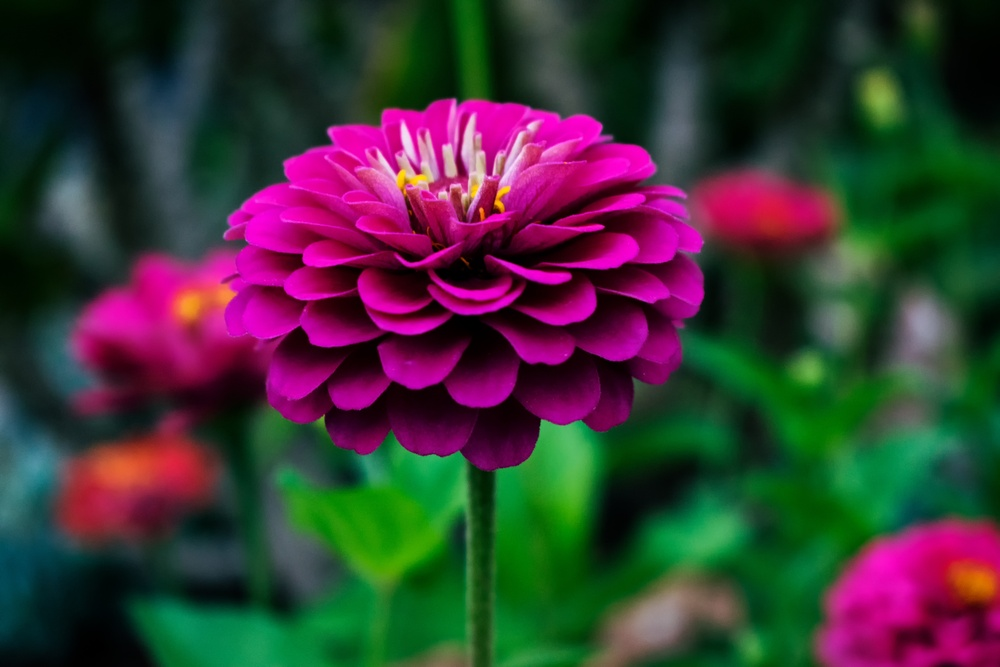
#> input picture hm2/img.jpg, 1000 x 667 px, shrunk from 6000 x 4000 before the run
$ jupyter execute hm2.ipynb
#> lines starting #> are read from the running program, lines starting #| are printed output that depends on the picture; long printed decimals are rounded
[cell 1]
import numpy as np
import cv2
import matplotlib.pyplot as plt
import copy
import math

from skimage.metrics import structural_similarity, mean_squared_error


image = cv2.imread('img.jpg')
#> image is the input picture: shape (667, 1000, 3); mean B, G, R 53.9, 53.8, 59.7
image_gray = cv2.cvtColor(image, cv2.COLOR_BGR2GRAY)

#Оригинальное изображение
plt.imshow(image_gray, cmap = "gray")
plt.show()

#1 задание. Шумим фильтрами
mean = 0
stddev = 100
noise_gauss = np.zeros(image_gray.shape, np.uint8)
cv2.randn(noise_gauss, mean, stddev)
plt.imshow(noise_gauss, cmap = "gray")
plt.show()

noise = np.random.randint(0, 101, size = (image_gray.shape[0], image_gray.shape[1]), dtype = int)
zeros_pixel = np.where(noise == 0)
ones_pixel = np.where(noise == 100)

bg_image = np.ones(image_gray.shape, np.uint8) * 128
bg_image[zeros_pixel] = 0
bg_image[ones_pixel] = 255
plt.imshow(bg_image, cmap = "gray")
plt.show()

image_noise_gauss = cv2.add(image_gray, noise_gauss)
plt.imshow(image_noise_gauss, cmap = "gray")
plt.show()

# 2 задание. Проверка на то, какой фильтр показал лучший результат фильтрации шума
print("Давайте пошумим")
mse_gauss = mean_squared_error(image_gray, image_noise_gauss)
#> mse_gauss = 4505.3
(ssim, diff) = structural_similarity(image_gray, image_noise_gauss, full=True)
#> ssim = 0.0402
print(mse_gauss, ssim)
#| 4505.287 0.04022

image_gauss_median = cv2.medianBlur(image_noise_gauss, 3)
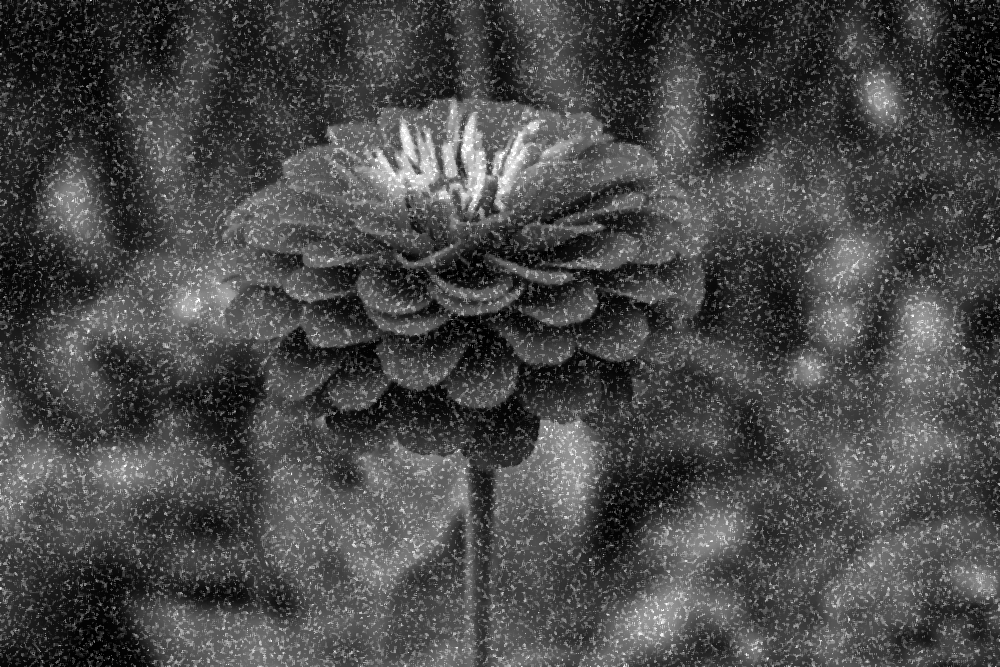
#> image_gauss_median: shape (667, 1000); min 0, max 255, mean 72.8
mse_gauss_median = mean_squared_error(image_gray, image_gauss_median)
#> mse_gauss_median = 845.6
(ssim_gauss_median, diff) = structural_similarity(image_gray,  image_gauss_median, full=True)
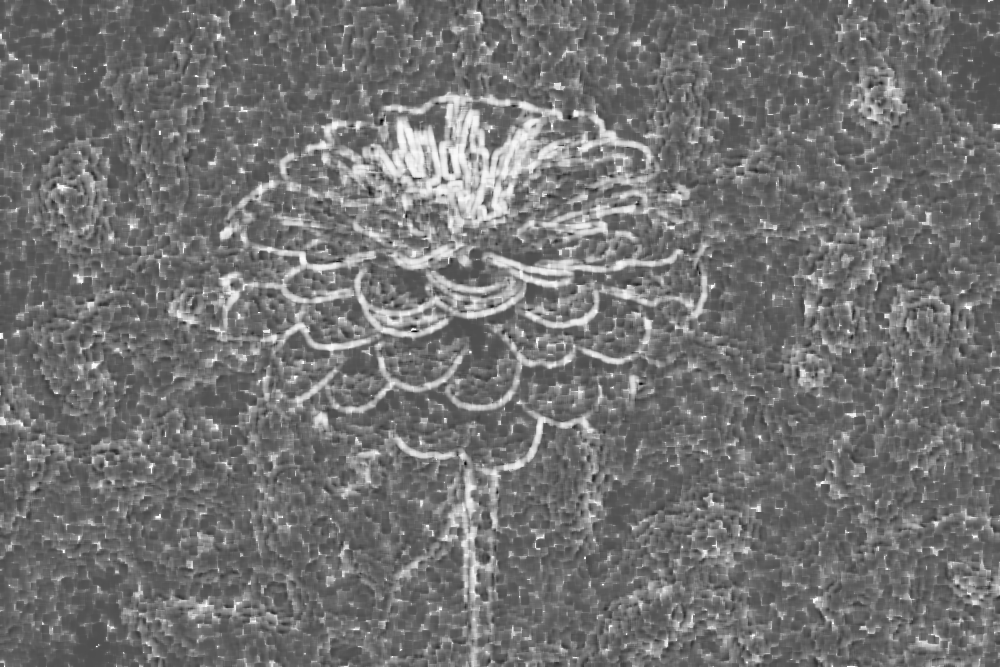
#> diff: shape (667, 1000) float64; min -0.451, max 0.999, mean 0.201; drawn with min black and max white
#> ssim_gauss_median = 0.202
print(mse_gauss_median, ssim_gauss_median)
#| 845.586 0.2022

plt.imshow(image_gauss_median, cmap="gray")
plt.show()


image_sp = copy.deepcopy(image_gray)

image_sp[zeros_pixel] = 0
image_sp[ones_pixel] = 255
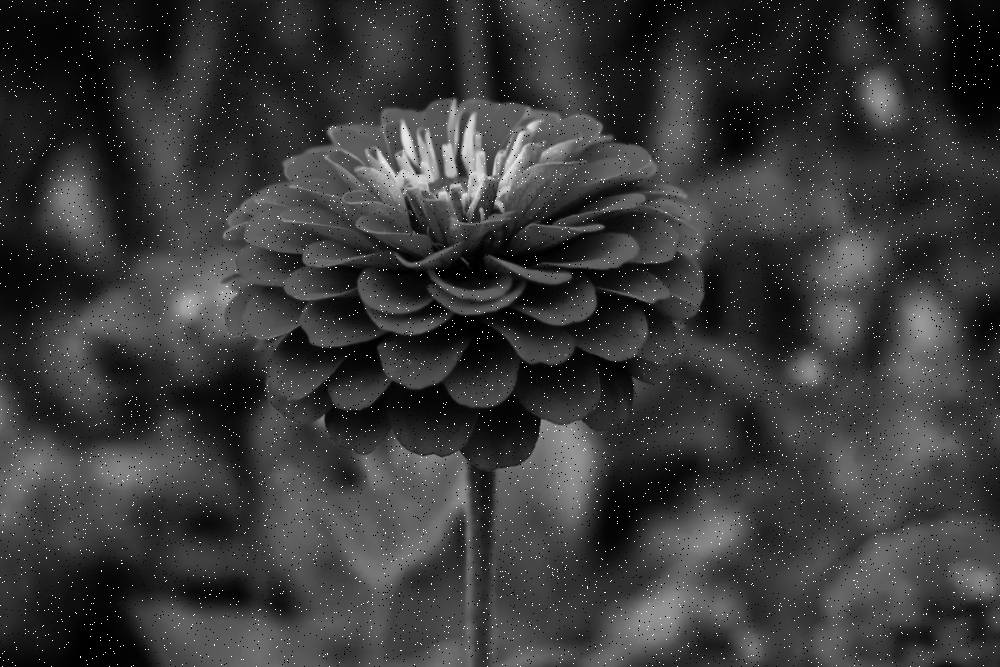
#> image_sp: shape (667, 1000); min 0, max 255, mean 57
plt.imshow(image_sp, cmap="gray")
plt.show()

#Еще пошумим
print("Еще пошумим")
mse_sp = mean_squared_error(image_gray, image_sp)
#> mse_sp = 462.3
(ssim_sp, diff) = structural_similarity(image_gray, image_sp, full=True)
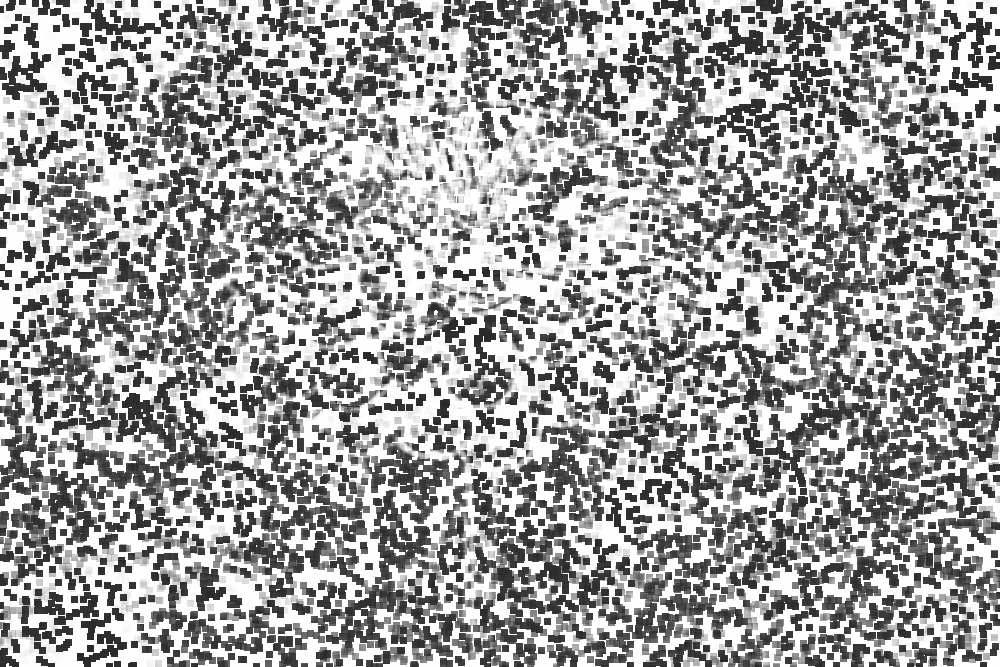
#> diff: shape (667, 1000) float64; min -0.192, max 1, mean 0.553; drawn with min black and max white
#> ssim_sp = 0.552
print(mse_sp, ssim_sp)
#| 462.327 0.5524

image_sp_median = cv2.medianBlur(image_sp, 3)
mse_sp_median = mean_squared_error(image_gray, image_sp_median)
#> mse_sp_median = 1.24
(ssim_sp_median, diff) = structural_similarity(image_gray, image_sp_median, full=True)
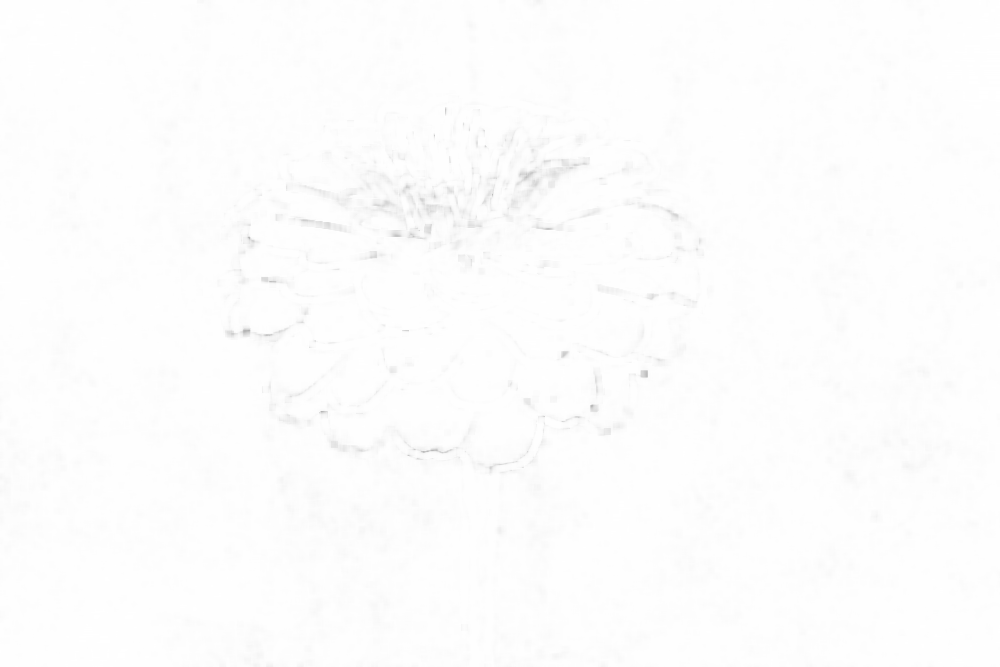
#> diff: shape (667, 1000) float64; min 0.695, max 1, mean 0.994
#> ssim_sp_median = 0.994
print(mse_sp_median, ssim_sp_median)
#| 1.243 0.9941

#3 задание. Фильтры?
print("Gauss filter")
image_gauss_gauss = cv2.GaussianBlur(image_noise_gauss,(5,5),0)
plt.imshow(image_gauss_gauss, cmap = "gray")
plt.show()

print("Bilat filter")
image_gauss_bilat = cv2.bilateralFilter(image_noise_gauss,9,75,75)
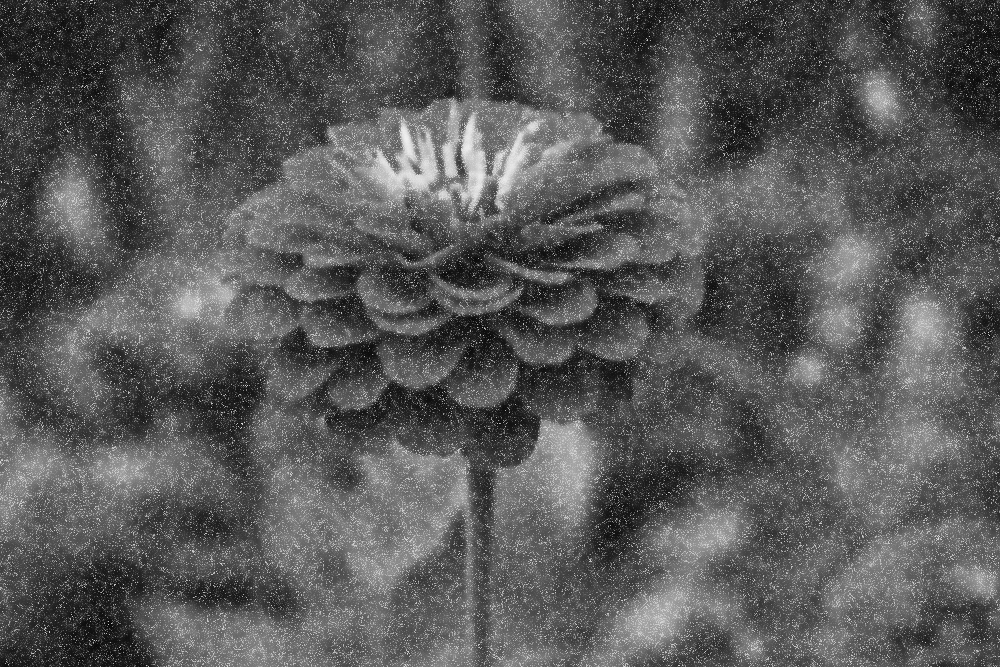
#> image_gauss_bilat: shape (667, 1000); min 8, max 240, mean 88.6
plt.imshow(image_gauss_bilat, cmap = "gray")
plt.show()

print("nlm filter")
image_gauss_nlm = cv2.fastNlMeansDenoising(image_noise_gauss, h = 20)
plt.imshow(image_gauss_nlm, cmap = "gray")
plt.show()

print("averaging filter")
kernel_5 = np.ones((5,5),np.float32)/25
image_k5 = cv2.filter2D(image_gray,-1,kernel_5)
plt.imshow(image_k5, cmap = "gray")
plt.show()

image_b5 = cv2.blur(image_gray,(5,5))
mse_kb = mean_squared_error(image_k5, image_b5)
#> mse_kb = 0
(ssim_kb, diff) = structural_similarity(image_k5, image_b5, full=True)
#> diff: shape (667, 1000) float64; every value is 1
#> ssim_kb = 1
print(mse_kb, ssim_kb)
#| 0.0 1.0

print("Laplasian filter")
# Laplasian
kernel_lapl = np.array([[0,-10,0],
                        [-10,40,-10],
                        [0,-10,0]], np.float32)
image_lapl = cv2.filter2D(image_gray,-1,kernel_lapl)
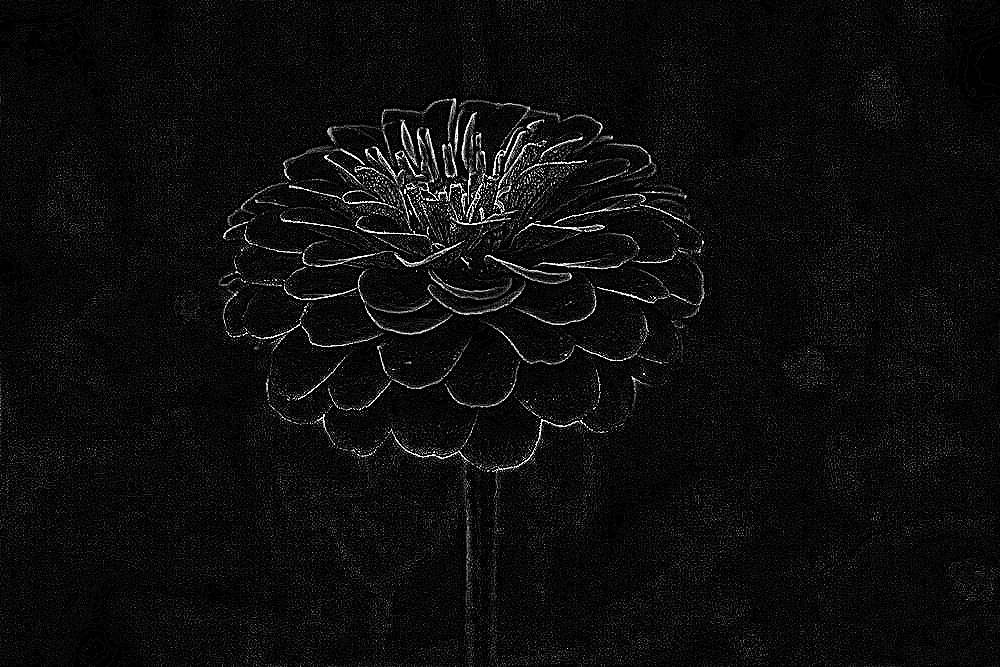
#> image_lapl: shape (667, 1000); min 0, max 255, mean 12.1
plt.imshow(image_lapl, cmap="gray")
plt.show()
